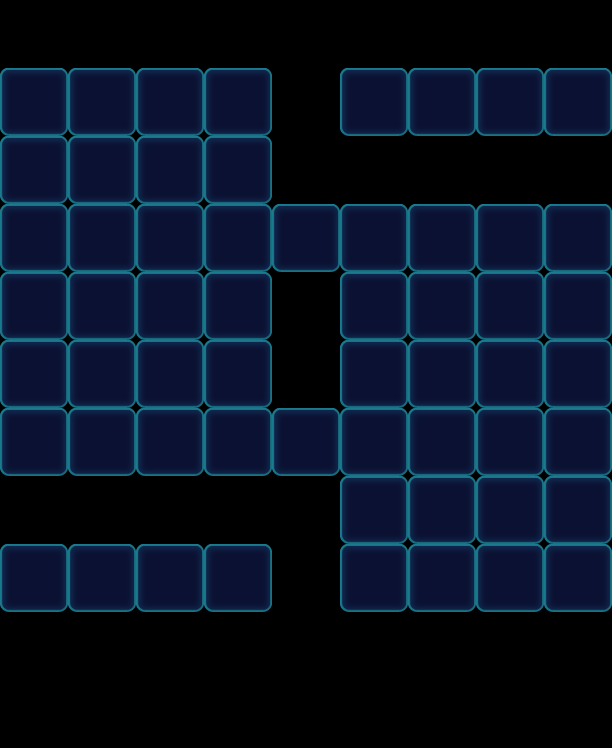

A level layout from a 2D game, rendered from its tile map. Below: a short description, then the map file with tile-grid data replaced by summaries:
An orthogonal 9x11 tile map with 68x68 px tiles, 1 tile layer (Valid), 2 tilesets and 112 objects (58x Floor, 18x Factory_Normal, 16x Stone, 10x Monster, 10x Lock).

<map version="1.0" orientation="orthogonal" width="9" height="11" tilewidth="68" tileheight="68">
 <tileset firstgid="1" name="game_grid1" tilewidth="68" tileheight="68">
  <image source="game_grid1.png" width="68" height="68" />
 </tileset>
 <tileset firstgid="2" name="map" tilewidth="68" tileheight="68">
  <image source="map.png" width="1024" height="1024" />
 </tileset>
 <layer name="Valid" width="9" height="11">
  <data>[99 cells, 58 non-empty, 1 distinct tile ids]</data>
 </layer>
 <objectgroup name="BottomObj" width="9" height="11">
  <object name="Jelly" type="Floor" gid="33" x="0" y="136">
   <properties>
    <property name="Layers" value="2" />
   </properties>
  </object>
  <object name="Jelly" type="Floor" gid="33" x="68" y="136">
   <properties>
    <property name="Layers" value="2" />
   </properties>
  </object>
  <object name="Jelly" type="Floor" gid="33" x="136" y="136">
   <properties>
    <property name="Layers" value="2" />
   </properties>
  </object>
  <object name="Jelly" type="Floor" gid="33" x="204" y="136">
   <properties>
    <property name="Layers" value="2" />
   </properties>
  </object>
  <object name="Jelly" type="Floor" gid="33" x="0" y="204">
   <properties>
    <property name="Layers" value="2" />
   </properties>
  </object>
  <object name="Jelly" type="Floor" gid="33" x="68" y="204">
   <properties>
    <property name="Layers" value="2" />
   </properties>
  </object>
  <object name="Jelly" type="Floor" gid="33" x="204" y="204">
   <properties>
    <property name="Layers" value="2" />
   </properties>
  </object>
  <object name="Jelly" type="Floor" gid="33" x="136" y="204">
   <properties>
    <property name="Layers" value="2" />
   </properties>
  </object>
  <object name="Jelly" type="Floor" gid="33" x="68" y="340">
   <properties>
    <property name="Layers" value="2" />
   </properties>
  </object>
  <object name="Jelly" type="Floor" gid="33" x="204" y="340">
   <properties>
    <property name="Layers" value="2" />
   </properties>
  </object>
  <object name="Jelly" type="Floor" gid="33" x="68" y="272">
   <properties>
    <property name="Layers" value="2" />
   </properties>
  </object>
  <object name="Jelly" type="Floor" gid="33" x="136" y="272">
   <properties>
    <property name="Layers" value="2" />
   </properties>
  </object>
  <object name="Jelly" type="Floor" gid="33" x="136" y="340">
   <properties>
    <property name="Layers" value="2" />
   </properties>
  </object>
  <object name="Jelly" type="Floor" gid="33" x="204" y="272">
   <properties>
    <property name="Layers" value="2" />
   </properties>
  </object>
  <object name="Jelly" type="Floor" gid="33" x="0" y="340">
   <properties>
    <property name="Layers" value="2" />
   </properties>
  </object>
  <object name="Jelly" type="Floor" gid="33" x="0" y="272">
   <properties>
    <property name="Layers" value="2" />
   </properties>
  </object>
  <object name="Jelly" type="Floor" gid="33" x="68" y="476">
   <properties>
    <property name="Layers" value="2" />
   </properties>
  </object>
  <object name="Jelly" type="Floor" gid="33" x="204" y="476">
   <properties>
    <property name="Layers" value="2" />
   </properties>
  </object>
  <object name="Jelly" type="Floor" gid="33" x="68" y="408">
   <properties>
    <property name="Layers" value="2" />
   </properties>
  </object>
  <object name="Jelly" type="Floor" gid="33" x="136" y="408">
   <properties>
    <property name="Layers" value="2" />
   </properties>
  </object>
  <object name="Jelly" type="Floor" gid="33" x="136" y="476">
   <properties>
    <property name="Layers" value="2" />
   </properties>
  </object>
  <object name="Jelly" type="Floor" gid="33" x="204" y="408">
   <properties>
    <property name="Layers" value="2" />
   </properties>
  </object>
  <object name="Jelly" type="Floor" gid="33" x="0" y="476">
   <properties>
    <property name="Layers" value="2" />
   </properties>
  </object>
  <object name="Jelly" type="Floor" gid="33" x="0" y="408">
   <properties>
    <property name="Layers" value="2" />
   </properties>
  </object>
  <object name="Jelly" type="Floor" gid="33" x="408" y="408">
   <properties>
    <property name="Layers" value="2" />
   </properties>
  </object>
  <object name="Jelly" type="Floor" gid="33" x="544" y="476">
   <properties>
    <property name="Layers" value="2" />
   </properties>
  </object>
  <object name="Jelly" type="Floor" gid="33" x="476" y="476">
   <properties>
    <property name="Layers" value="2" />
   </properties>
  </object>
  <object name="Jelly" type="Floor" gid="33" x="476" y="408">
   <properties>
    <property name="Layers" value="2" />
   </properties>
  </object>
  <object name="Jelly" type="Floor" gid="33" x="544" y="408">
   <properties>
    <property name="Layers" value="2" />
   </properties>
  </object>
  <object name="Jelly" type="Floor" gid="33" x="476" y="544">
   <properties>
    <property name="Layers" value="2" />
   </properties>
  </object>
  <object name="Jelly" type="Floor" gid="33" x="544" y="544">
   <properties>
    <property name="Layers" value="2" />
   </properties>
  </object>
  <object name="Jelly" type="Floor" gid="33" x="544" y="340">
   <properties>
    <property name="Layers" value="2" />
   </properties>
  </object>
  <object name="Jelly" type="Floor" gid="33" x="544" y="272">
   <properties>
    <property name="Layers" value="2" />
   </properties>
  </object>
  <object name="Jelly" type="Floor" gid="33" x="408" y="544">
   <properties>
    <property name="Layers" value="2" />
   </properties>
  </object>
  <object name="Jelly" type="Floor" gid="33" x="340" y="476">
   <properties>
    <property name="Layers" value="2" />
   </properties>
  </object>
  <object name="Jelly" type="Floor" gid="33" x="408" y="612">
   <properties>
    <property name="Layers" value="2" />
   </properties>
  </object>
  <object name="Jelly" type="Floor" gid="33" x="476" y="612">
   <properties>
    <property name="Layers" value="2" />
   </properties>
  </object>
  <object name="Jelly" type="Floor" gid="33" x="340" y="340">
   <properties>
    <property name="Layers" value="2" />
   </properties>
  </object>
  <object name="Jelly" type="Floor" gid="33" x="408" y="272">
   <properties>
    <property name="Layers" value="2" />
   </properties>
  </object>
  <object name="Jelly" type="Floor" gid="33" x="340" y="612">
   <properties>
    <property name="Layers" value="2" />
   </properties>
  </object>
  <object name="Jelly" type="Floor" gid="33" x="340" y="544">
   <properties>
    <property name="Layers" value="2" />
   </properties>
  </object>
  <object name="Jelly" type="Floor" gid="33" x="340" y="408">
   <properties>
    <property name="Layers" value="2" />
   </properties>
  </object>
  <object name="Jelly" type="Floor" gid="33" x="340" y="272">
   <properties>
    <property name="Layers" value="2" />
   </properties>
  </object>
  <object name="Jelly" type="Floor" gid="33" x="544" y="612">
   <properties>
    <property name="Layers" value="2" />
   </properties>
  </object>
  <object name="Jelly" type="Floor" gid="33" x="408" y="340">
   <properties>
    <property name="Layers" value="2" />
   </properties>
  </object>
  <object name="Jelly" type="Floor" gid="33" x="476" y="340">
   <properties>
    <property name="Layers" value="2" />
   </properties>
  </object>
  <object name="Jelly" type="Floor" gid="33" x="476" y="272">
   <properties>
    <property name="Layers" value="2" />
   </properties>
  </object>
  <object name="Jelly" type="Floor" gid="33" x="408" y="476">
   <properties>
    <property name="Layers" value="2" />
   </properties>
  </object>
  </objectgroup>
 <objectgroup name="MiddleObj" width="9" height="11">
  <!-- 10 objects omitted --></objectgroup>
 <objectgroup color="#000000" name="TopObj" width="9" height="11">
  <!-- 44 objects omitted --></objectgroup>
</map>
<!-- 64 of 112 objects omitted -->
